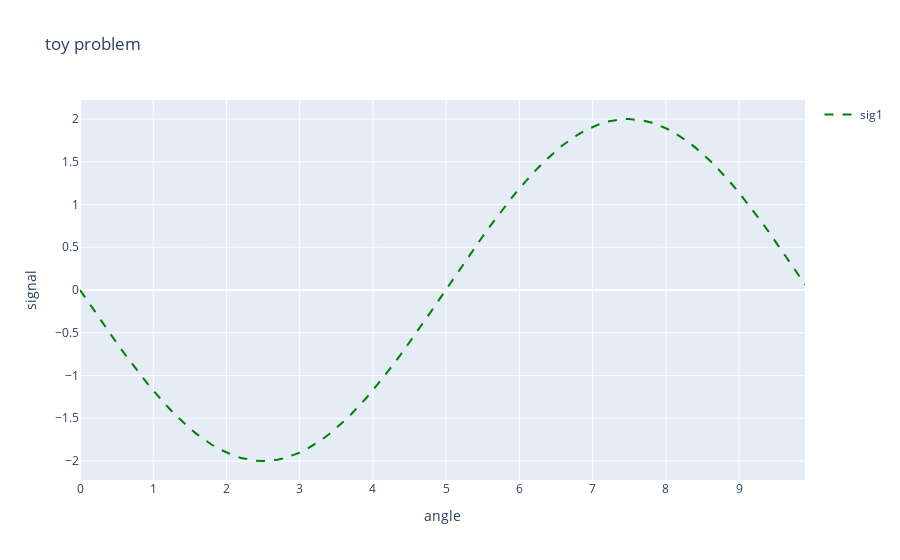

Write notebook code for a chart like this one.
### Markdown cell above
## Transform the Toy example : signal with respect to angle

### sig1 = A*sin(k*(theta - phi)) + c
where A is the peak amplitude, k is the wave number (rad/sec), t is time, phi is the phase shift/horizontal shift (rad), and c is the vertical shift.

### Code cell
# Convert t to radians
t_rad = t*(math.pi/180)

# to convert time to an angle
# t = r*cos(angle)  let r = 1 for a unit circle
theta = np.arccos(t_rad)
# print('theta : ', theta)

# The larger omega the more waves
# Find omega per cycle
k = ((2*math.pi)/fs)/(math.pi/180)  # carrier frequency OR natural frequency (degrees)
print('omega for one cycle per length of t: ', omega)

# Choose how many cycles you want per time t
num_of_cycles = 1
k = num_of_cycles*k

sig1 = A * np.sin(k*theta)

period = (2*math.pi)/k
print('period : ', period)

natural_freq = 1/period
print('natural_freq sig : ', natural_freq)

# --------------------
fig = go.Figure()
config = dict({'scrollZoom': True, 'displayModeBar': True, 'editable': True})
fig.add_trace(go.Scatter(x=t, y=sig1, name='sig1', line = dict(color='green', width=2, dash='dash'), showlegend=True))
fig.update_layout(title='toy problem', xaxis_title='angle', yaxis_title='signal')
fig.show(config=config)
# --------------------

### Figure 1 — Plotly figure (JSON) as saved in the notebook; plotly's stock layout.template omitted (floating-point values rounded to 4 significant figures)
{"data": [{"line": {"color": "green", "dash": "dash", "width": 2}, "name": "sig1", "showlegend": true, "type": "scatter", "x": [0, 0.1, 0.2, 0.3, 0.4, 0.5, 0.6, 0.7, 0.8, 0.9, 1, 1.1, 1.2, 1.3, 1.4, 1.5, 1.6, 1.7, 1.8, 1.9, 2, 2.1, 2.2, 2.3, 2.4, 2.5, 2.6, 2.7, 2.8, 2.9, 3, 3.1, 3.2, 3.3, 3.4, 3.5, 3.6, 3.7, 3.8, 3.9, 4, 4.1, 4.2, 4.3, 4.4, 4.5, 4.6, 4.7, 4.8, 4.9, 5, 5.1, 5.2, 5.3, 5.4, 5.5, 5.6, 5.7, 5.8, 5.9, 6, 6.1, 6.2, 6.3, 6.4, 6.5, 6.6, 6.7, 6.8, 6.9, 7, 7.1, 7.2, 7.3, 7.4, 7.5, 7.6, 7.7, 7.8, 7.9, 8, 8.1, 8.2, 8.3, 8.4, 8.5, 8.6, 8.7, 8.8, 8.9, 9, 9.1, 9.2, 9.3, 9.4, 9.5, 9.6, 9.7, 9.8, 9.9], "y": [-4.409e-15, -0.1256, -0.2507, -0.3748, -0.4974, -0.618, -0.7363, -0.8516, -0.9635, -1.072, -1.176, -1.275, -1.369, -1.458, -1.541, -1.618, -1.689, -1.753, -1.81, -1.86, -1.902, -1.937, -1.965, -1.984, -1.996, -2.0, -1.996, -1.984, -1.964, -1.937, -1.902, -1.859, -1.809, -1.752, -1.687, -1.616, -1.539, -1.456, -1.367, -1.272, -1.172, -1.068, -0.9594, -0.847, -0.7312, -0.6125, -0.4913, -0.3682, -0.2436, -0.1181, 0.008002, 0.1341, 0.2596, 0.3841, 0.5071, 0.6282, 0.7467, 0.8623, 0.9744, 1.083, 1.187, 1.286, 1.38, 1.469, 1.552, 1.628, 1.698, 1.762, 1.818, 1.867, 1.909, 1.943, 1.969, 1.987, 1.998, 2.0, 1.994, 1.98, 1.959, 1.929, 1.892, 1.847, 1.794, 1.735, 1.668, 1.594, 1.515, 1.429, 1.337, 1.239, 1.137, 1.03, 0.9192, 0.8043, 0.6861, 0.5651, 0.4418, 0.3167, 0.1902, 0.0629]}], "layout": {"title": {"text": "toy problem"}, "xaxis": {"title": {"text": "angle"}}, "yaxis": {"title": {"text": "signal"}}}}
